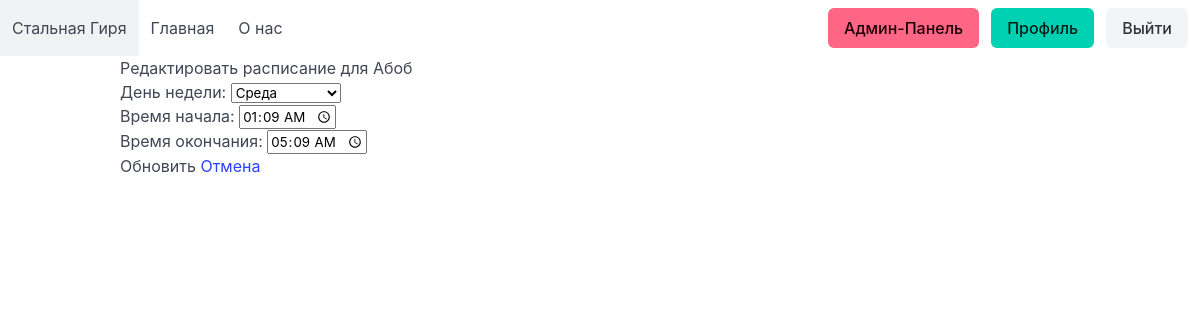
The app's page /trainer/edit_schedule/3 (signed in) with its own data.
### app/models.py (models this page shows, shortened)
class User(db.Model, UserMixin):
    id = db.Column(db.Integer, primary_key=True)
    username = db.Column(db.String(80), unique=True, nullable=False)
    password = db.Column(db.String(255), nullable=False)
    profile_pic = db.Column(db.String(255), nullable=True)
    is_trainer = db.Column(db.Boolean, default=False)
    is_admin = db.Column(db.Boolean, default=False)
    trainees = db.relationship(
        'User', secondary=trainer_assignment,
        primaryjoin=(trainer_assignment.c.trainer_id == id),
        secondaryjoin=(trainer_assignment.c.trainee_id == id),
        backref=db.backref('trainers', lazy='dynamic'),
        lazy='dynamic'
    )

class Schedule(db.Model):
    id = db.Column(db.Integer, primary_key=True)
    trainee_id = db.Column(db.Integer, db.ForeignKey('user.id'), nullable=False)
    trainer_id = db.Column(db.Integer, db.ForeignKey('user.id'), nullable=False)
    day_of_week = db.Column(db.String(10), nullable=False)  # e.g., 'Monday'
    start_time = db.Column(db.Time, nullable=False)
    end_time = db.Column(db.Time, nullable=False)
    trainee = db.relationship('User', foreign_keys=[trainee_id], backref='schedules')
    trainer = db.relationship('User', foreign_keys=[trainer_id])

### app/profile.py (the view, shortened to what this page needs)
@profile.route('/trainer/edit_schedule/<int:schedule_id>', methods=['GET', 'POST'])
@login_required
def edit_schedule(schedule_id):
    if not current_user.is_trainer:
        flash('Доступ запрещен', 'danger')
        return redirect(url_for('profile.user_profile'))
    schedule = Schedule.query.get_or_404(schedule_id)
    if schedule.trainer_id != current_user.id:
        flash('Это не ваше расписание', 'danger')
        return redirect(url_for('profile.user_profile'))
    return render_template('edit_schedule.html', schedule=schedule)

### app/__init__.py (called while the page is built)
@login_manager.user_loader
def load_user(user_id):
    return User.query.get(int(user_id))

### app/template/edit_schedule.html (shortened to what this page needs)
{% extends 'base.html' %}
{% block body %}
<div class="container">
    <h1>Редактировать расписание для {{ schedule.trainee.username }}</h1>
    <form method="POST">
        <div class="form-group">
            <label for="day_of_week">День недели:</label>
            <select name="day_of_week" id="day_of_week" required>
                <option value="Wednesday" {% if schedule.day_of_week == 'Wednesday' %}selected{% endif %}>Среда</option>
            </select>
        </div>
        <div class="form-group">
            <label for="start_time">Время начала:</label>
            <input type="time" name="start_time" id="start_time" value="{{ schedule.start_time.strftime('%H:%M') }}" required>
        </div>
        <div class="form-group">
            <label for="end_time">Время окончания:</label>
            <input type="time" name="end_time" id="end_time" value="{{ schedule.end_time.strftime('%H:%M') }}" required>
        </div>
        <button type="submit" class="btn btn-primary">Обновить</button>
        <a href="{{ url_for('profile.user_profile') }}" class="btn btn-secondary">Отмена</a>
    </form>
</div>
{% endblock %}

### app/template/base.html (style rules this page uses)
a { user-select: none; }

### records on screen
User: trainee.username "Абоб"
Schedule: day_of_week "Среда", start_time "01:09", end_time "05:09"
